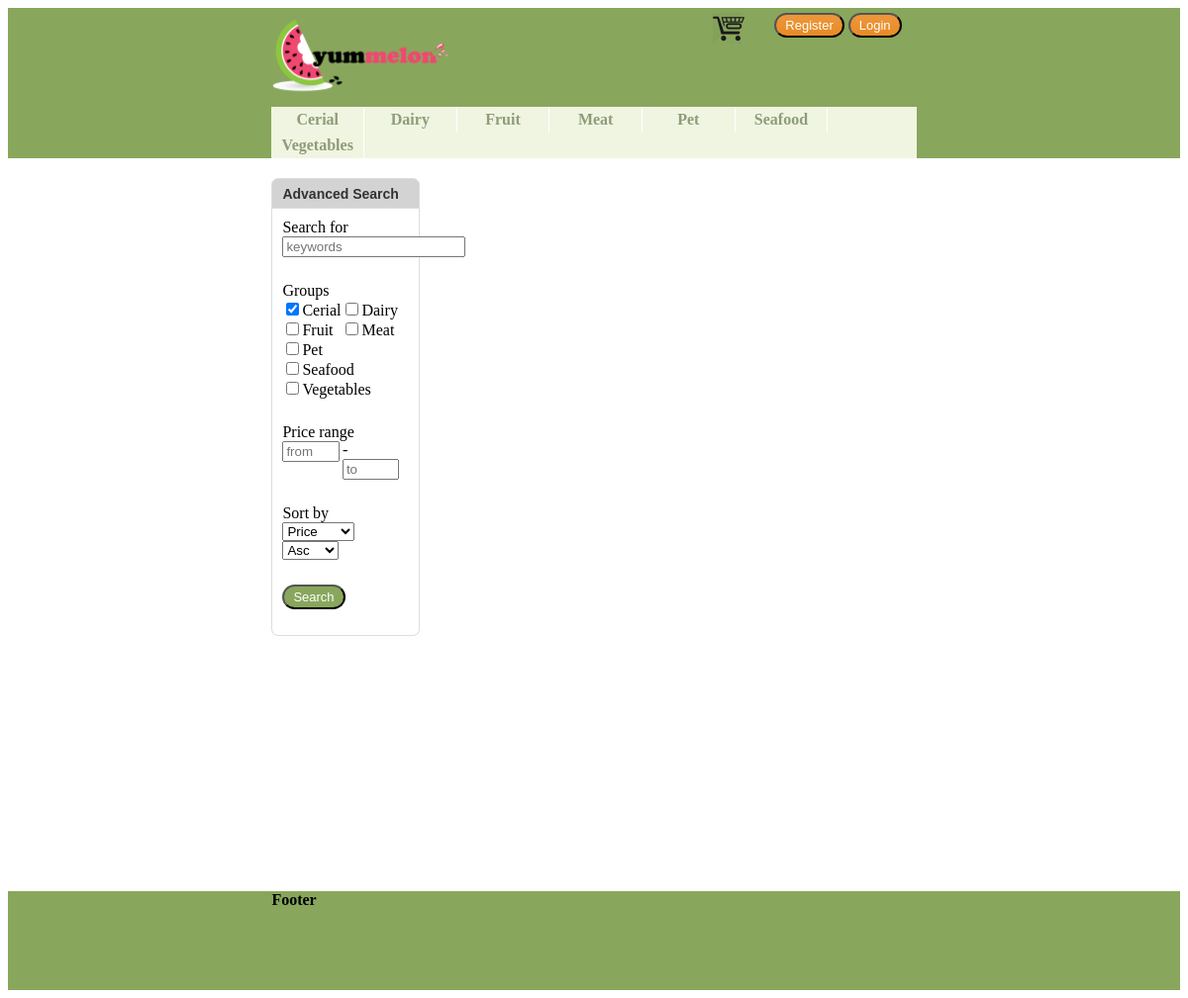
The app's page /productList.php?groups=C with its own data.
### tables this page shows
CREATE TABLE IF NOT EXISTS `product_groups` (
  `group_code` char(1) NOT NULL,
  `group_name` varchar(50) NOT NULL,
  PRIMARY KEY (`group_code`)
);

### Code/init.php (called while the page is built, shortened)
<?php
require_once dirname(__FILE__)."/Template.php";
renderMaster(dirname(__FILE__)."/../Templates/header.php", dirname(__FILE__)."/../Templates/footer.php");

### Code/Database.php (called while the page is built, shortened)
<?php
class MysqlDatabaseConnector
{
	private $_host;
	private $_database;
	private $_user;
	private $_password;
	function __construct($host, $database, $user, $password)
	{
		$this->_host = $host;
		$this->_database = $database;
		$this->_user = $user;
		$this->_password = $password;
	}
	public function createConnection()
	{
		try {
			$con=mysqli_connect($this->_host,$this->_user,$this->_password,$this->_database);
			return $con;
		}
		catch(Exception $e) {
			echo "Failed to connect to MySQL: " . mysqli_connect_error();
			return 0;
		}
	}
}
class MysqlDatabaseEngine implements IDatabaseEngine
{
    private $_connectionString = '';
    private $_connector = null;
    private $_isInitialized = false;
    public function setConnectionString($connectionString='')
    {
        $this->_connectionString = $connectionString;
    }
    public function initialize()
    {
        if(!$this->_isInitialized)
        {
            $data = array();
            $pairs = explode(",", $this->_connectionString);
            foreach($pairs as $pair)
            {
                list($name, $value) = explode("=", $pair, 2);
                $data[$name] = $value;
            }
            $this->_connector = new MysqlDatabaseConnector($data["host"], $data["database"], $data["user"], $data["password"]);
            $this->_isInitialized = true;
        }
    }
    public function WhileReader($query, $consumer)
    {
        $con = $this->_connector->createConnection();
        $this->insertParameters($query, $con, func_get_args(), 2);
        $i=0;
        try{
            $result = mysqli_query($con,$query)or die("Error: ".mysqli_error($con));
            while($row = mysqli_fetch_array($result)) {
                $i++;
            }
        }catch(Exception $ex)        {
            mysqli_free_result($result);
            mysqli_close($con);
            throw $ex;
        }
        return $i>0;
    }
    private function insertParameters(&$query, $connection, $params, $paramOffset)
    {
        if(count($params) <= $paramOffset)
            return;
    }
}

### Templates/Search/SearchGroupListItem.php (the view)
<div class="groupItem">
	<?php
		$isChecked = (in_array($model['code'], $model['searchGroups'])) ? "checked" : "";
		$generatedInputField = "<input type=\"checkbox\" name=\"group\" value=\"".$model['code']."\" ".$isChecked.">"
									.$model['name']
								."</input>";
		echo $generatedInputField;
	?>
</div>

### Templates/List.php
<ul>
	<?php foreach($model["items"] as &$item){ ?>
		<li>
			<?php echo renderTemplate($model["itemTemplate"], $item); ?>
		</li>
	<?php } ?>
</ul>

### Templates/GroupListItem.php
<div class="item">
	<a href="<?= $model['url'] ?>">
		<div class="name"><strong><?= $model['name'] ?></strong></div>
	</a>
</div>

### records on screen
product_groups: group_name "Cerial"
product_groups: group_name "Dairy"
product_groups: group_name "Fruit"
product_groups: group_name "Meat"
product_groups: group_name "Pet"
product_groups: group_name "Seafood"
product_groups: group_name "Vegetables"
